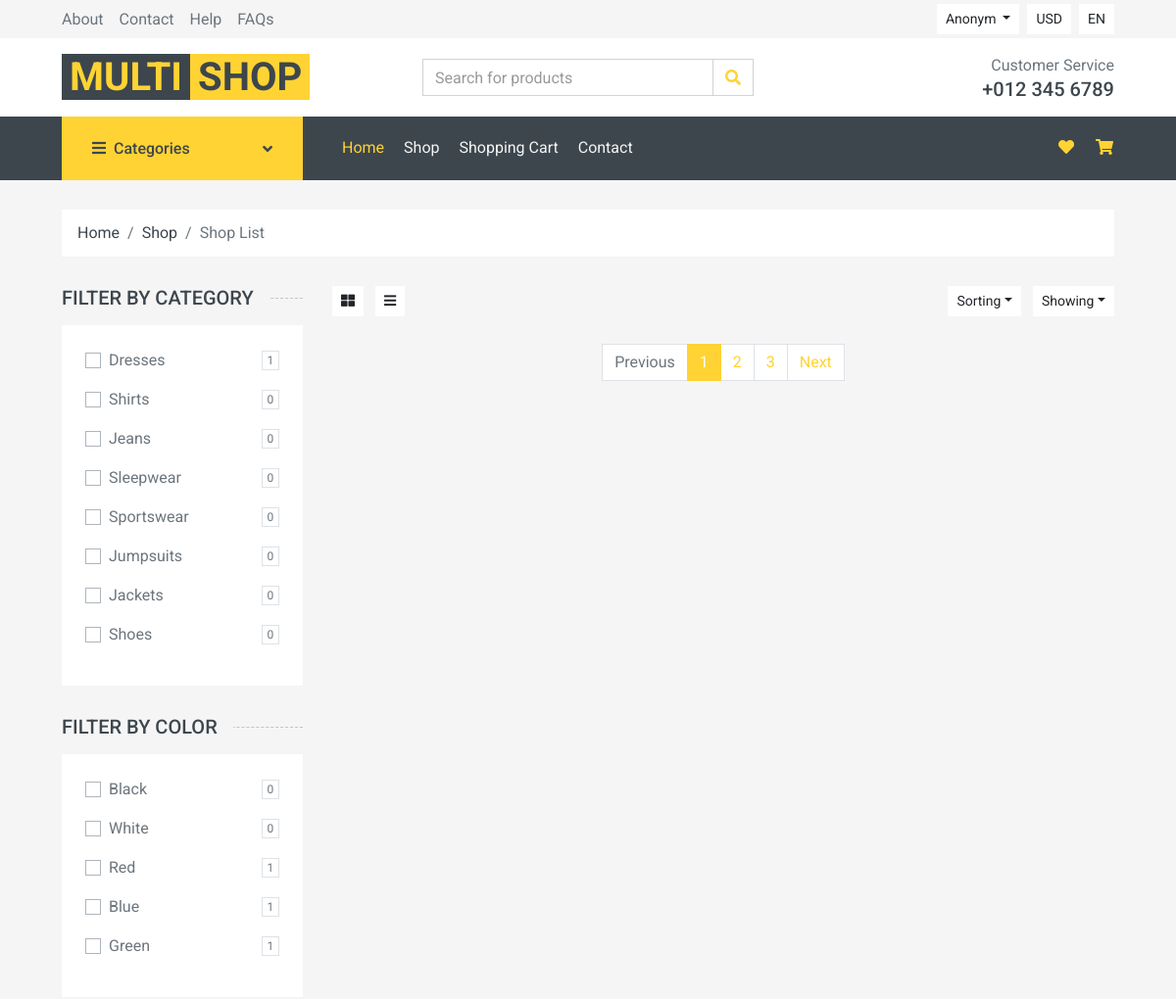
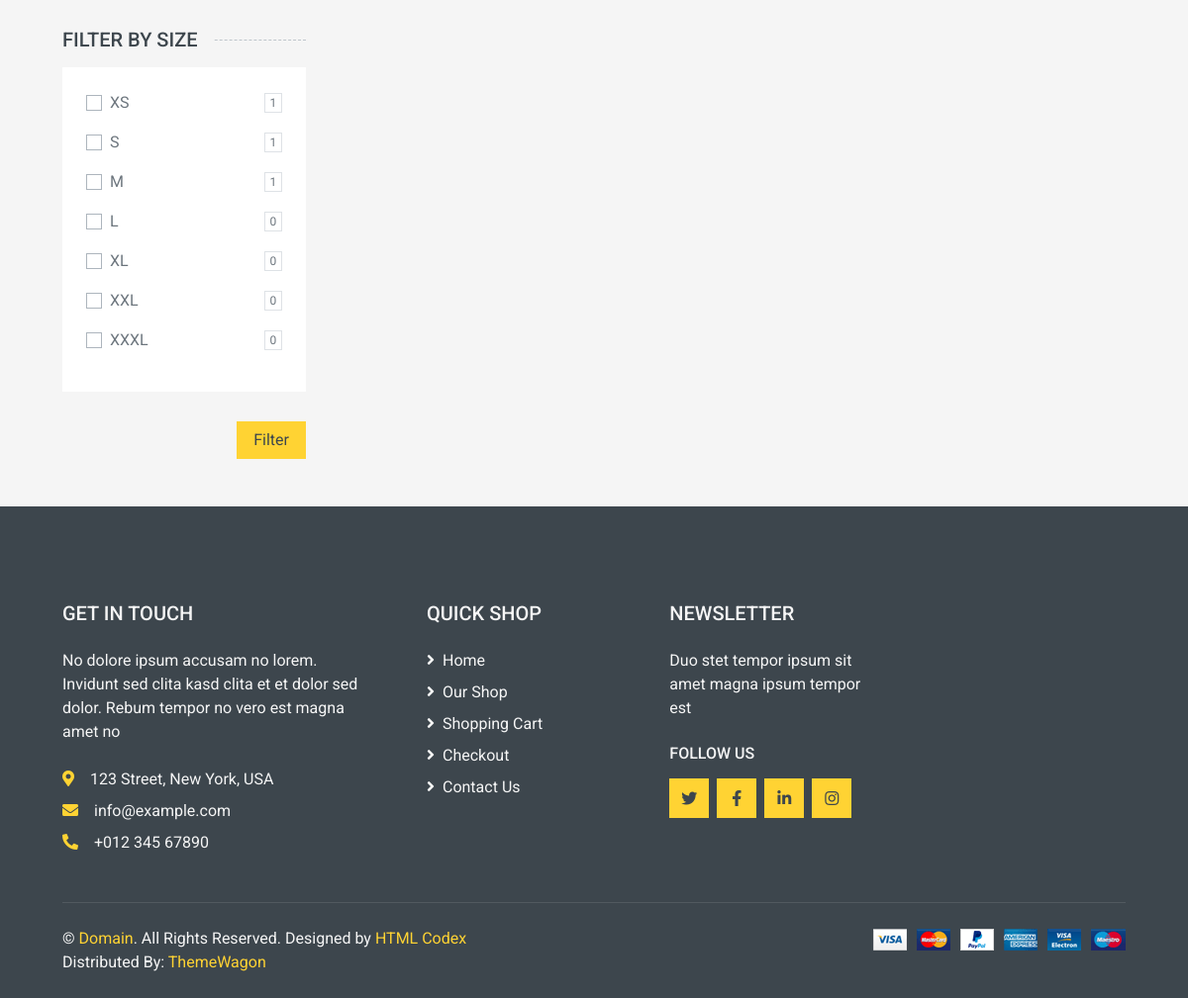
Screenshot of /sort/sort_by_category/2 with the database file from the repository (2 pictures, top to bottom).
### main_app/models.py (models this page shows, shortened)
class Category(models.Model):
    name = models.CharField(max_length=100)
    slug = models.SlugField(max_length=100, unique=True)
    image = models.ImageField()

class Color(models.Model):
    name = models.CharField(max_length=50)
    slug = models.SlugField(max_length=50, unique=True)

class Size(models.Model):
    name = models.CharField(max_length=50)
    slug = models.SlugField(max_length=50, unique=True)

### main_app/views.py (the view)
# urls.py: path('sort/sort_by_category/<int:id>', views.sort_by_category, name="sort_by_category"),
def sort_by_category(request, id):
    cat = Category.objects.get(id=id)
    p = Product.objects.filter(category=cat)
    data = {
        'all_products': p,
    }
    return render(request, 'sort_products.html', context=data)

### main_app/context_cat.py (called while the page is built)
def main_context(request):
    all_categories = Category.objects.all()
    all_colors = Color.objects.all()
    all_sizes = Size.objects.all()
    data = {
        'all_categories': all_categories,
        'all_colors': all_colors,
        'all_sizes': all_sizes,
    }
    return data

### templates/sort_products.html (shortened to what this page needs)
{% extends "base.html" %}
{% load static %}
{% block content %}
<div class="container-fluid">
    <div class="row px-xl-5">
        <div class="col-12">
            <nav class="breadcrumb bg-light mb-30">
                <a class="breadcrumb-item text-dark" href="#">Home</a>
                <a class="breadcrumb-item text-dark" href="#">Shop</a>
                <span class="breadcrumb-item active">Shop List</span>
            </nav>
        </div>
    </div>
</div>
<div class="container-fluid">
    <div class="row px-xl-5">
        <div class="col-lg-3 col-md-4">
            <h5 class="section-title position-relative text-uppercase mb-3"><span class="bg-secondary pr-3">Filter by
                    Category</span></h5>
            <div class="bg-light p-4 mb-30">
                <form>
                    {% for category in all_categories %}
                    <div class="custom-control custom-checkbox d-flex align-items-center justify-content-between mb-3">
                        <label class="custom-control-label" for="ca{{category.id}}">{{category.name}}</label>
                        <span class="badge border font-weight-normal">{{category.categories.count}}</span>
                    </div>
                    {% endfor %}
                </form>
            </div>
            <h5 class="section-title position-relative text-uppercase mb-3"><span class="bg-secondary pr-3">Filter by
                    color</span></h5>
            <div class="bg-light p-4 mb-30">
                <form>
                    {% for color in all_colors %}
                    <div class="custom-control custom-checkbox d-flex align-items-center justify-content-between mb-3">
                        <label class="custom-control-label" for="co{{color.id}}">{{color.name}}</label>
                        <span class="badge border font-weight-normal">{{color.colors.count}}</span>
                    </div>
                    {% endfor %}
                </form>
            </div>
            <h5 class="section-title position-relative text-uppercase mb-3"><span class="bg-secondary pr-3">Filter by
                    size</span></h5>
            <div class="bg-light p-4 mb-30">
                <form>
                    {% for size in all_sizes %}
                    <div class="custom-control custom-checkbox d-flex align-items-center justify-content-between mb-3">
                        <label class="custom-control-label" for="s{{size.id}}">{{size.name}}</label>
                        <span class="badge border font-weight-normal">{{size.sizes.count}}</span>
                    </div>
                    {% endfor %}
                </form>
            </div>
            <a class="form-group mb-0 d-flex justify-content-end" id="filter" onclick="key_word()">
                <input type="submit" value="Filter" class="btn btn-primary px-3">
            </a>
        </div>
        <div class="col-lg-9 col-md-8">
            <div class="row pb-3">
                <div class="col-12 pb-1">
                    <div class="d-flex align-items-center justify-content-between mb-4">
                        <div>
                            <button class="btn btn-sm btn-light"><i class="fa fa-th-large"></i></button>
                            <button class="btn btn-sm btn-light ml-2"><i class="fa fa-bars"></i></button>
                        </div>
                        <div class="ml-2">
                            <div class="btn-group">
                                <button type="button" class="btn btn-sm btn-light dropdown-toggle"
                                    data-toggle="dropdown">Sorting</button>
                            </div>
                            <div class="btn-group ml-2">
                                <button type="button" class="btn btn-sm btn-light dropdown-toggle"
                                    data-toggle="dropdown">Showing</button>
                            </div>
                        </div>
                    </div>
                </div>
                <div class="col-12">
                    <nav>
                        <ul class="pagination justify-content-center">
                            <li class="page-item disabled"><a class="page-link" href="#">Previous</span></a></li>
                            <li class="page-item active"><a class="page-link" href="#">1</a></li>
                            <li class="page-item"><a class="page-link" href="#">2</a></li>
                            <li class="page-item"><a class="page-link" href="#">3</a></li>
                            <li class="page-item"><a class="page-link" href="#">Next</a></li>
                        </ul>
                    </nav>
                </div>
            </div>
        </div>
    </div>
</div>
{% endblock content %}

### rows the page displays
Category: name "Dresses", categories.count "1"
Category: name "Shirts", categories.count "0"
Category: name "Jeans", categories.count "0"
Category: name "Sleepwear", categories.count "0"
Category: name "Sportswear", categories.count "0"
Category: name "Jumpsuits", categories.count "0"
Category: name "Jackets", categories.count "0"
Category: name "Shoes", categories.count "0"
Color: name "Black", colors.count "0"
Color: name "White", colors.count "0"
Color: name "Red", colors.count "1"
Color: name "Blue", colors.count "1"
Color: name "Green", colors.count "1"
Size: name "XS", sizes.count "1"
Size: name "S", sizes.count "1"
Size: name "M", sizes.count "1"
Size: name "L", sizes.count "0"
Size: name "XL", sizes.count "0"
Size: name "XXL", sizes.count "0"
Size: name "XXXL", sizes.count "0"
